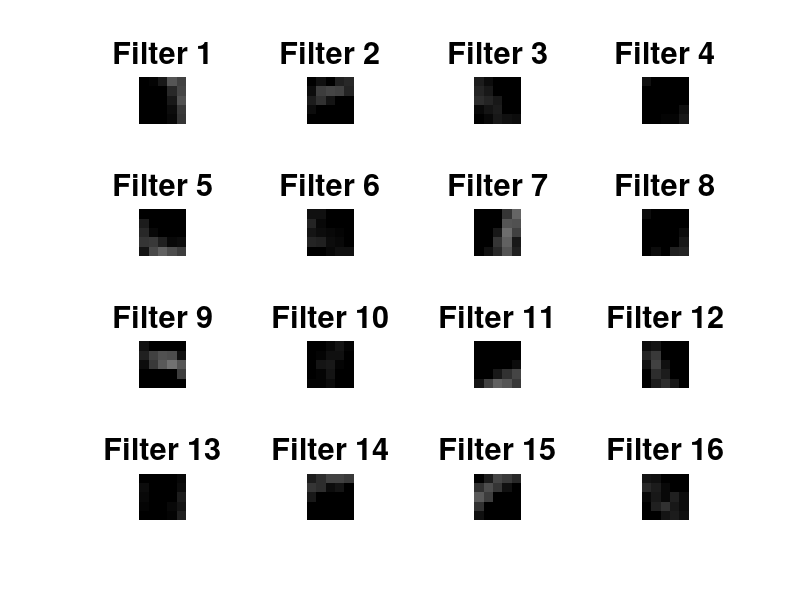
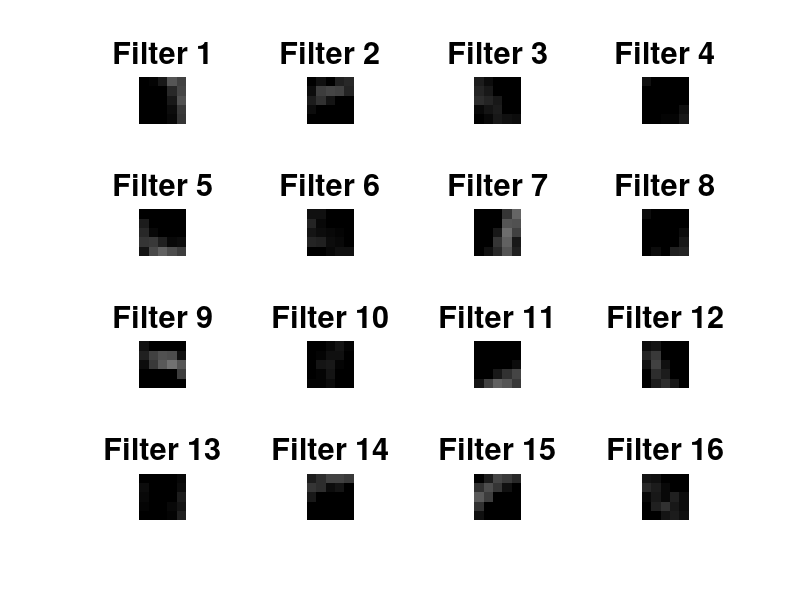

MATLAB code to generate these figures, in order: (Note: this script raises an error after producing the figures.)
%% Exerise 6
% Plot the filters the first convolutional layer learns. 
close all
clear all
load('models/network_trained_with_momentum.mat')
path1 = '/figures_fig/';
path2 = '/figures_png/';

first_conv_layer_weights = net.layers{2}.params.weights;

FigH = figure('Position', get(0, 'Screensize'));

k = 1;
for i = 1:16
    subplot(4,4, k)
    imshow(first_conv_layer_weights(:, :, :, i))
    set(gca,'FontSize',20)
    title(['Filter ', num2str(k)])
    k = k + 1;
end

filename1 = [path1, 'E6_filters.fig'];
filename2 = [path2, 'E6_filters.png'];
saveas(FigH,[pwd filename1])
print(FigH,[pwd filename2],'-dpng','-r100');

%% Plot a few images that are misclassified.
% Evaluate on the test set. There are 10000 images, so it takes some time
addpath(genpath('./'));
load('models/network_trained_with_momentum.mat')
x_test = loadMNISTImages('data/mnist/t10k-images.idx3-ubyte');
y_test = loadMNISTLabels('data/mnist/t10k-labels.idx1-ubyte');
y_test(y_test==0) = 10;
x_test = reshape(x_test, [28, 28, 1, 10000]);

pred = zeros(numel(y_test),1);
batch = 16;
for i=1:batch:size(y_test)
    idx = i:min(i+batch-1, numel(y_test));
    % note that y_test is only used for the loss and not the prediction
    y = evaluate(net, x_test(:,:,:,idx), y_test(idx));
    [~, p] = max(y{end-1}, [], 1);
    pred(idx) = p;
end

misclass_ind = find(pred ~= y_test);
misclass = pred(misclass_ind); % These are the misclassifications

%%
FigH = figure('Position', get(0, 'Screensize'));
k = 1;
classes = [1:9 0];
for i=1:16
    subplot(4,4, k);
    idx = misclass_ind(i);
    imagesc(x_test(:,:,:,idx));
    colormap(gray);
    title(['Ground truth:', num2str(classes(y_test(idx))),' Prediction: ', num2str(classes(misclass(i)))]);
    set(gca,'FontSize',20)
    axis off;
    k = k + 1;
end
filename1 = [path1, 'E6_misclass.fig'];
filename2 = [path2, 'E6_misclass.png'];
saveas(FigH,[pwd filename1])
print(FigH,[pwd filename2],'-dpng','-r100');

%fprintf('Accuracy on the test set: %f\n', mean(vec(pred) == vec(y_test)));

%% Plot the confusion matrix for the predictions on the test set and 
 

conf_mat = confusionmat(y_test, pred);
FigH = figure('Position', get(0, 'Screensize'));
confusionchart(conf_mat)
set(gca, 'FontSize', 20);
filename1 = [path1, 'confusionchart.fig'];
filename2 = [path2, 'confusionchart.png'];
saveas(FigH,[pwd filename1])
print(FigH,[pwd filename2],'-dpng','-r100');


% compute the precision and the recall for all digits.
PR = sum(conf_mat,2);
AR = sum(conf_mat);
TP = diag(conf_mat);

precision = TP./AR';
recall = TP./PR;

% Write down the number of parameters for all layers in the network. 
